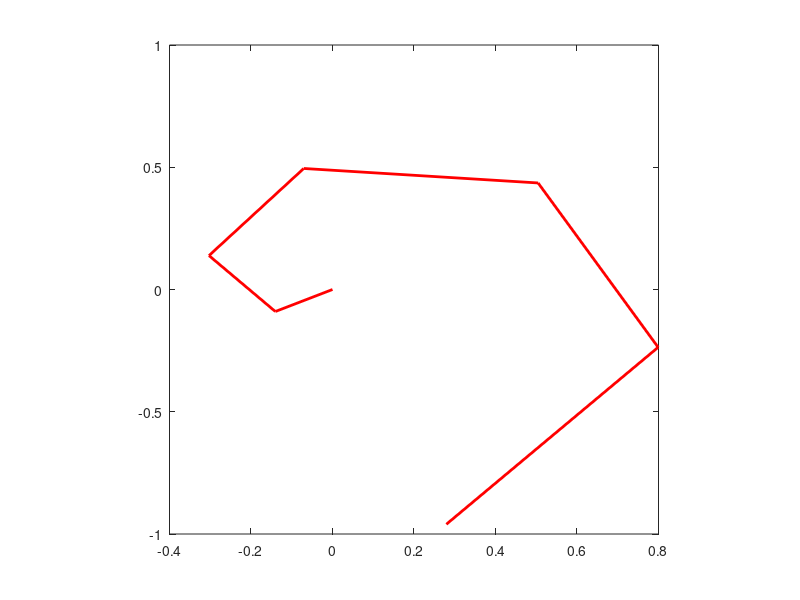

Here is the MATLAB script that generated this plot: (Note: this script raises an error after producing the figure.)
% clc; clear all; close all;
disp('Started');

global robots


clear calcSpeeds

turns=1; %The number of turns the spiral will have
x=[-1*pi*turns : 1: pi*turns];
r=[0:1/(length(x)-1):1];

X=sin(x).*r*1;  Y=cos(x).*r*1;
plot(X,Y,'-r','LineWidth',2)
axis square

x_g = X;
y_g = Y;
point = 1;
Kp =5;
Ki =5;
Kd =1;
E_k = 0;
e_k_1 = 0;
steps = 0;

theta_g=0;
e_k=0;
%=================================================
R = 41/2; % in mm
L = 88.41; % in mm
dt=0.05; %50ms
maxVel=70;
% xyz = zeros(1,3);
% eAngle = zeros(1,3);
% pose = zeros(1,3);
LOOP=1;
a=1;
i=3; % for 1 robot
vLeft = 0;
vRight = 0;
distThresh = 0.1;
angleThresh = pi/10;

v = maxVel; %constant velocity
%=================================================

position = animatedline;
axis([-2.5 2.5 -2.5 2.5])
grid on


% while abs(pose(1,1)-goal(1,1))>0.2 && abs(pose(1,2)-goal(1,2))>0.2
% while LOOP<10
flag = true;
turnFlag = true;
StraightFlag = false;
% k=1;
while flag
%     [res ir(a,:) Floats Strings Buffer]=vrep.simxCallScriptFunction(clientID,'remoteApiCommandServer',vrep.sim_scripttype_childscript,'getk3FrontIR_function',[1],[],'',[],vrep.simx_opmode_blocking);
%     [res Ints us(a,:) Strings Buffer]=vrep.simxCallScriptFunction(clientID,'remoteApiCommandServer',vrep.sim_scripttype_childscript,'getk3FrontSonar_function',[1],[],'',[],vrep.simx_opmode_blocking);
        k = find(robots(:,1)==871);
        if isempty(k)
            continue
        else
        
          
            
%         addpoints(robotTrajectory(i),robots(k(1,1),2),robots(k(1,1),3));

        x = robots(k(1,1),2)
        y = -robots(k(1,1),3)
        theta = robots(k(1,1),4)
        
        
        dist = abs(sqrt( (y_g(point)-y)^2 + (x_g(point)-x)^2));
        if dist>distThresh
%         [vLeft,vRight] = calcSpeeds(3,x,y,theta,x_g(point),y_g(point));
[vLeft,vRight] = calcSpeedsWhileMoving(3,x,y,theta,x_g(point),y_g(point));
sendSpeeds(s,3,vLeft,vRight);
        else
        point = point+1;
            formatSpec = 'POINT=%1d REACHED.\n';
            fprintf(formatSpec,point-1)
        end
%         
% %       theta = atan2(sin(theta), cos(theta));
% 
%     dist = abs(sqrt( (y_g(point)-y)^2 + (x_g(point)-x)^2));
% 
%     % 1. Calculate the heading (angle) to the goal.
%     % distance between goal and robot in x-direction
%     u_x = x_g(point)-x;     
%     % distance between goal and robot in y-direction
%     u_y = y_g(point)-y;
%     % angle from robot to goal. Hint: use ATAN2, u_x, u_y here.
%     theta_g = atan2(u_y,u_x);
% 
%     % 2. Calculate the heading error.
%     % error between the goal angle and robot's angle
%     % Hint: Use ATAN2 to make sure this stays in [-pi,pi].
%     e_k = theta_g-theta;
%     e_k = atan2(sin(e_k),cos(e_k));
% 
%     % 3. Calculate PID for the steering angle 
%     % error for the proportional term
%     e_P = e_k;
% 
%     % error for the integral term. Hint: Approximate the integral using
%     % the accumulated error, E_k, and the error for
%     % this time step, e_k.
%     e_I = E_k + e_k*dt;
% 
%     % error for the derivative term. Hint: Approximate the derivative
%     % using the previous error, e_k_1, and the
%     % error for this time step, e_k.
%     e_D = (e_k-e_k_1)/dt;
%     w = Kp*e_P + Ki*e_I + Kd*e_D;
% 
%     % 4. Save errors for next time step
%     E_k = e_I;
%     e_k_1 = e_k;
%         
%     if (abs(e_k)>angleThresh) && (dist>distThresh)
%         turnFlag = true;
%         StraightFlag = false;
%         vRight = (2*v+w*L)/(2*R);
%         vLeft  = (2*v-w*L)/(2*R);    
%     elseif abs(e_k)<angleThresh
%         turnFlag = false;
%         StraightFlag = true;
%     end
%     
%     if StraightFlag
%         if dist>distThresh
            vRight = v;
%             vLeft = v;
%         else
%             point = point+1;
%             formatSpec = 'POINT=%1d REACHED.\n';
%             fprintf(formatSpec,point-1)
%             if point>length(x_g)
%                 vRight = 0;
%                 vLeft = 0;
%                 flag = false;
%             end
%         end
%     end
    
    formatSpec = 'X=%4.2f, Y=%4.2f, Th=%4.2f, Thg=%4.2f, ThERR=%4.2f, DIST=%4.2f, vL=%4.2f, vR=%4.2f\n';
    fprintf(formatSpec,x,y,theta,theta_g,e_k,dist,vLeft,vRight)
    
    
%     
% if( vLeft > 127)
%     vLeft = 127;
% end
% if( vLeft < -127)
%     vLeft = -127;
% end
% if( vRight > 127)
%     vRight = 127;
% end
% if( vRight < -127)
%     vRight = -127;
% end
% 
% if abs(vLeft) < 10
%     vLeft=0;
% end
% if abs(vRight) < 10
%     vLeft=0;
% end
%     
    
%     sendSpeeds(s,3,round(vLeft),round(vRight));
    addpoints(position,x,y);
    drawnow
    LOOP = LOOP+1;
    steps = steps+1;
    pause(.2);
        end
end

formatSpec = 'TIME TAKEN=%4.2fsec\n';
fprintf(formatSpec,steps/20)


vLeft = 0;
vRight = 0;
sendSpeeds(s,3,vLeft,vRight);

%disp('Program ended');